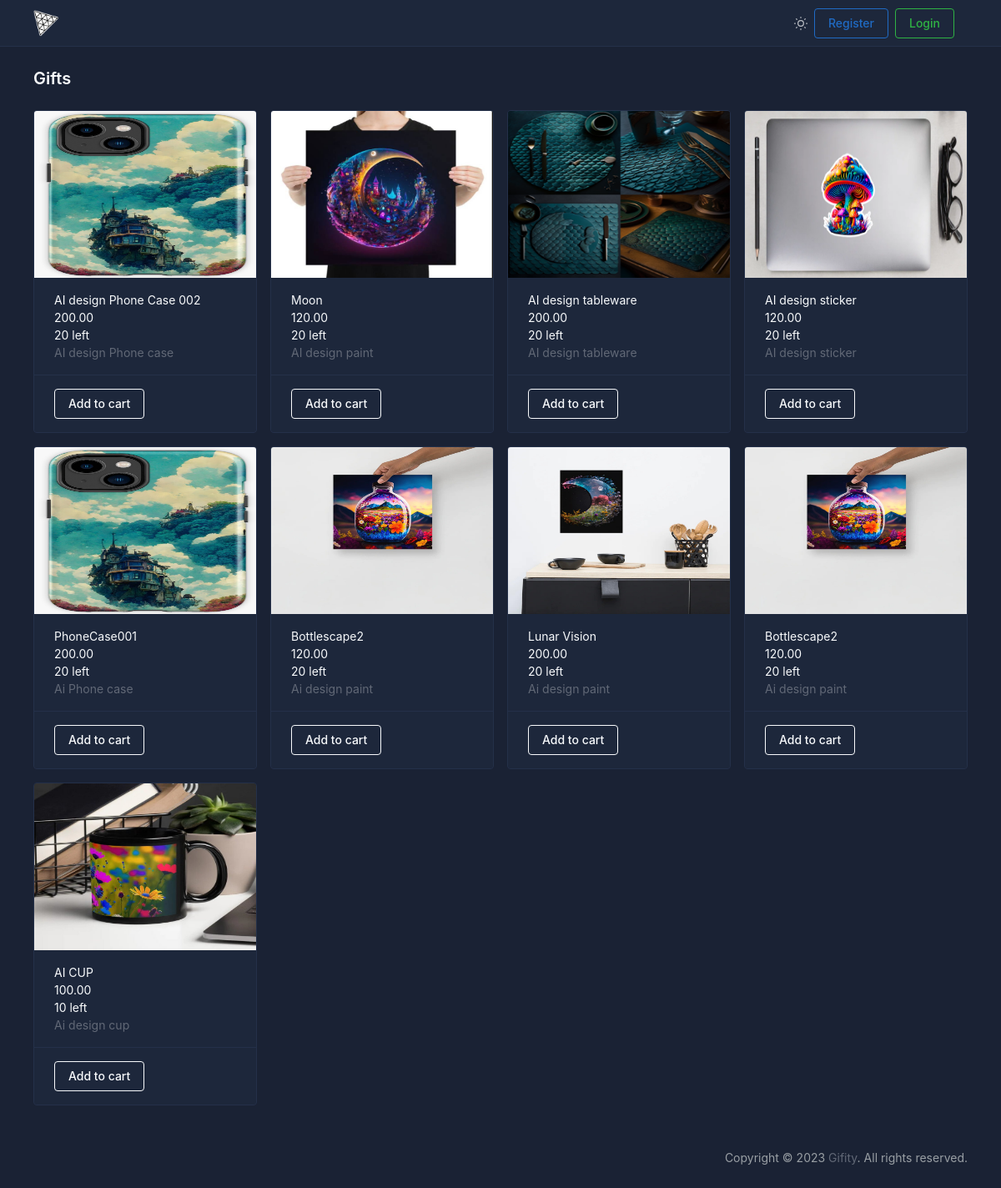
The page /product.php on the database its author committed.
### tables this page shows
CREATE TABLE `products` (
  `id` int(11) NOT NULL,
  `seller_id` int(11) NOT NULL,
  `name` varchar(255) NOT NULL,
  `description` text DEFAULT NULL,
  `price` decimal(10,2) NOT NULL,
  `quantity` int(11) NOT NULL DEFAULT 0,
  `image_url` varchar(255) DEFAULT NULL
);

### classes/product.class.php (called while the page is built, shortened)
<?php
class Product
{
    private $conn;
    private $table = "products";
    public function __construct($conn)
    {
        $this->conn = $conn;
    }
    public function select_all()
    {
        $query = "SELECT * FROM " . $this->table . " ORDER BY id DESC";
        $result = $this->conn->query($query);
        return $result;
    }
}
?>

### public/product.php (the view, shortened to what this page needs)
<?php
$styles = <<<HTML
<link href="../assets/css/product.css" rel="stylesheet">
HTML;
$page_title = "Gifts";
include_once('../includes/header.inc.php');
include_once('../includes/navbar.inc.php');
include_once('../includes/page-wrapper-start.inc.php');
require_once "../classes/product.class.php";
$product = new Product($conn);
$products = $product->select_all();
function renderProductCard($row)
{
    $btnText = '';
    if (!isset($_SESSION['role']) || $_SESSION["role"] != 'seller') {
        $btnText = $row["quantity"] != 0 ? "Add to cart" : "Sold Out";
        $btnDisabled = $row["quantity"] == 0 ? "disabled" : "";
    } else {
        $btnText = <<<HTML
            <a href="./edit-product.php?id={$row['id']}">Edit</a>
        HTML;
        $btnDisabled = "";
    }
    return <<<HTML
        <div class="col-3">
            <div class="card hvr-grow w-100 h-100">
                <a href="./product-detail.php?id={$row['id']}" class="d-block">
                <img src="{$row['image_url']}" class="card-img-top img-fiuld">
                <div class="card-body">
                    <div class="d-flex align-items-center">
                        <div>
                            <div>{$row['name']}</div>
                            <div>{$row['price']}</div>
                            <div>{$row['quantity']} left</div>
                            <div class="text-muted">{$row['description']}</div>
                        </div>
                    </div>
                </div>
                </a>
                <div class="card-footer">
                    <button class="btn btn-outline-light" {$btnDisabled}>{$btnText}</button>
                </div>
            </div>
        </div>
    HTML;
}
?>
<div class="page-body">
    <div class="container-xl">
        <div class="row row-cards">
            <?php
            while ($row = $products->fetch_assoc()) {
                echo renderProductCard($row);
            }
            ?>
        </div>
    </div>
</div>
<?php
include_once('../includes/page-wrapper-end.inc.php');
include_once('../includes/footer.inc.php');
?>

### includes/header.inc.php (shortened to what this page needs)
<!DOCTYPE html>
<html>
<head>
        <script src="https://cdn.tailwindcss.com"></script>
        <script src="https://cdn.tailwindcss.com?plugins=forms,typography,aspect-ratio,line-clamp"></script>
        <link href="../assets/libs/tabler/css/tabler.min.css" rel="stylesheet">
        <link href="../assets/css/hover-min.css" rel="stylesheet">
        <link href="https://unpkg.com/aos@2.3.1/dist/aos.css" rel="stylesheet">
        <link href="../assets/css/global.css" rel="stylesheet">
    <?php echo $styles; ?>
</head>
<body class="theme-dark">

### includes/navbar.inc.php (shortened to what this page needs)
<div class="page">
    <div class="sticky-top">
        <header class="navbar navbar-expand-md navbar-light d-print-none">
            <div class="container-xl">
                <h1 class="navbar-brand d-none-navbar-horizontal pe-0 pe-md-3">
                    <a href=".">
                        <img src="../assets/images/icon.png" width="110" height="32" alt="Giftify" class="navbar-brand-image">
                    </a>
                </h1>
                <div class="navbar-nav flex-row order-md-last">
                    <div class="d-none d-md-flex">
                        <a href="?theme=light" class="nav-link px-0 hide-theme-light" data-bs-toggle="tooltip"
                            data-bs-placement="bottom" aria-label="Enable light mode"
                            data-bs-original-title="Enable light mode">
                        </a>
                    </div>
                    <?php
                    if (isset($_SESSION['user_id'])) {
                        echo <<<HTML
                            <div class="nav-item dropdown">
                                <a href="#" class="nav-link d-flex lh-1 text-reset p-0" data-bs-toggle="dropdown"
                                    aria-label="Open user menu">
                                    <span class="avatar avatar-sm" style="background-image: url(./static/avatars/000m.jpg)"></span>
                                    <div class="d-none d-xl-block ps-2">
                                        <div>{$_SESSION['user_name']}</div>
                                        <div class="mt-1 small text-muted">{$_SESSION['role']}</div>
                                    </div>
                                </a>
                                <div class="dropdown-menu dropdown-menu-end dropdown-menu-arrow">
                                    <a href="#" class="dropdown-item">Order</a>
                                    <div class="dropdown-divider"></div>
                                    <a href="./settings.html" class="dropdown-item">Settings</a>
                                    <a href="../includes/logout.inc.php" class="dropdown-item">Logout</a>
                                </div>
                            </div>
                            HTML
                        ;
                    } else {
                        echo <<<HTML
                                <div class="nav-item d-none d-md-flex me-3">
                                <div class="btn-list">
                                <a href="./register.php" class="btn btn-outline-primary">
                                Register
                            </a>
                            <a href="./login.php" class="btn btn-outline-success">
                            Login
                            </a>
                                </div>
                            </div>
                            HTML;
                    }
                    ?>
                </div>
            </div>
        </header>
    </div>

### includes/page-wrapper-start.inc.php
<div class="page-wrapper">
    <div class="page-header d-print-none">
        <div class="container-xl">
            <div class="row g-2 align-items-center">
                <div class="col">
                    <h2 class="page-title">
                        <?php echo $page_title; ?>
                    </h2>
                </div>
            </div>
        </div>
    </div>

### includes/page-wrapper-end.inc.php
<footer class="footer footer-transparent d-print-none">
        <div class="container-xl">
            <div class="row text-center align-items-center flex-row-reverse">
                <div class="col-12 col-lg-auto mt-3 mt-lg-0">
                    <ul class="list-inline list-inline-dots mb-0">
                        <li class="list-inline-item">
                            Copyright © 2023
                            <a href="." class="link-secondary">Gifity</a>.
                            All rights reserved.
                        </li>
                    </ul>
                </div>
            </div>
        </div>
    </footer>
</div>

### includes/footer.inc.php (shortened to what this page needs)
</div>
</body>
</html>

### assets/css/product.css (style rules this page uses)
.card-img-top { height: 200px; width: 100%; }

### rows shown on the page
products: name "AI design Phone Case 002", price "200.00", quantity "20", description "AI design Phone case", quantity "Add to cart"
products: shows a picture, name "Moon", price "120.00", quantity "20", description "AI design paint", quantity "Add to cart"
products: shows a picture, name "AI design tableware", price "200.00", quantity "20", description "AI design tableware", quantity "Add to cart"
products: shows a picture, name "AI design sticker", price "120.00", quantity "20", description "AI design sticker", quantity "Add to cart"
products: name "PhoneCase001", price "200.00", quantity "20", description "Ai Phone case", quantity "Add to cart"
products: name "Bottlescape2", price "120.00", quantity "20", description "Ai design paint", quantity "Add to cart"
products: shows a picture, name "Lunar Vision", price "200.00", quantity "20", description "Ai design paint", quantity "Add to cart"
products: name "Bottlescape2", price "120.00", quantity "20", description "Ai design paint", quantity "Add to cart"
products: shows a picture, name "AI CUP", price "100.00", quantity "10", description "Ai design cup", quantity "Add to cart"

### other values the page prints
$page_title "Gifts"
